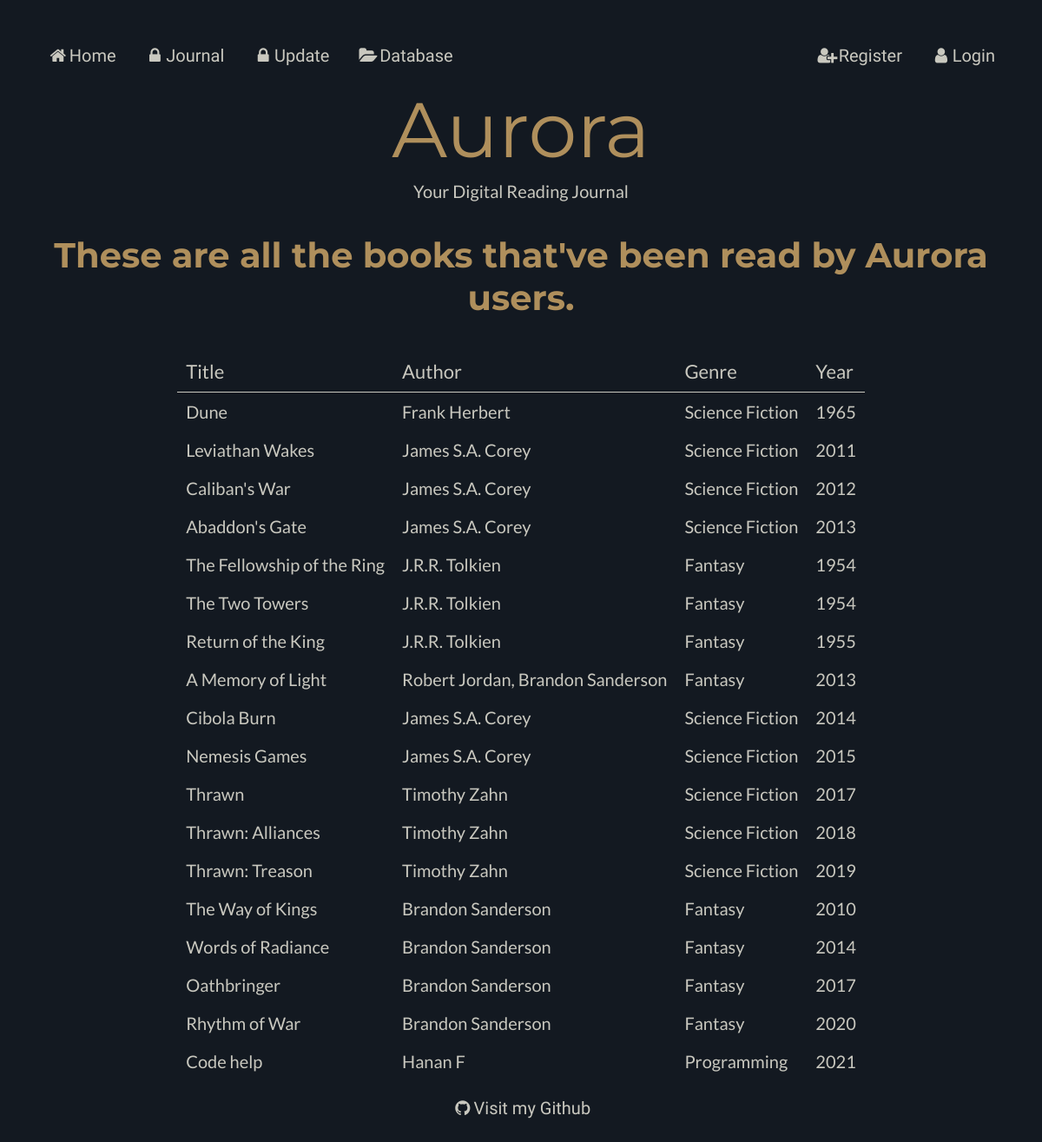
/books, run on the app's committed database.
### models.py (models this page shows)
class Books (db.Model):
    __tablename__ = "Books"
    bookid = db.Column(db.Integer, primary_key=True)
    title = db.Column(db.String(80))
    synopsis = db.Column(db.String(80))
    year = db.Column(db.String(80))
    authors = db.relationship("Authors", secondary=BooksAuthors, back_populates="books" )
    users = db.relationship("Users", secondary=BooksUsers, back_populates="books")
    genres = db.relationship("Genres", secondary=BooksGenres, back_populates="books")

### main.py (the view)
@app.route('/books')
def books():
    book = models.Books.query.all() #All books
    return render_template("allbooks.html", book=book, page_title="Books")

### main.py (called while the page is built)
@app.context_processor
def add_current_user():
    if session.get('user'): # if a user is logged in
        return dict(current_user=models.Users.query.get(session['user'])) # current user is equal to userinfo of user session
    return dict(current_user=None) # otherwise current user is none

### templates/allbooks.html
{% extends "layout.html" %}
{% block content %}
{% if current_user %}
<h1>Hey {{current_user.username}}, these are all the books read by Aurora users.</h1>
{% else %}
<h1>These are all the books that've been read by Aurora users.</h1>
{% endif %}
<table id="books">
        <tr>
            <th colspan = 1>Title</th>
            <th colspan = 1>Author</th>
            <th colspan = 1>Genre</th>
            <th colspan = 1>Year</th>
        </tr>
    {% for book in book %}
        <tr>
            <td> <a href="/book/{{ book.title }}"> {{ book.title }} </a></td>
            <td> <a href="/author/{{ book.authors|map(attribute='name')|join(', ') }}">{{ book.authors|map(attribute="name")|join(", ") }}</a></td>
            <td> <a href="/genre/{{ book.genres|map(attribute='name')|join(', ') }}"> {{ book.genres|map(attribute="name")|join(", ") }}</a></td>
            <td>{{ book.year }}</td>
        </tr>
    {% endfor %}
</table>
{% endblock %}

### templates/layout.html (shortened to what this page needs)
<!DOCTYPE html>
<html lang='en'>
    <head>
        <link rel="stylesheet" href="/static/styles.css">
        <link rel="stylesheet" href="https://cdnjs.cloudflare.com/ajax/libs/font-awesome/4.7.0/css/font-awesome.min.css">
    </head>
    <body>
        {% include "nav.html" %}
        <header>Aurora</header>
        <subhead>Your Digital Reading Journal</subhead>
        {% block content %}{% endblock %}
        {% include "footer.html" %}
    </body>
</html>

### templates/nav.html
<nav>
    <ul>
        <li><a href="/"><i class="fa fa-fw fa-home"></i>Home</a></li>
        {% if current_user %}
        <li><a href="/journal"><i class="fa fa-fw fa-book"></i>Journal</a></li>
        <li><a href="/update"><i class="fa fa-fw fa-edit"></i>Update</a></li>
        {% else %}
        <li><a href="/"><i class="fa fa-fw fa-lock"></i>Journal</a></li>
        <li><a href="/"><i class="fa fa-fw fa-lock"></i>Update</a></li>
        {% endif %}
        <li><a href="/books"><i class="fa fa-fw fa-folder-open"></i>Database</a></li>
        {% if current_user %}
        <li><a href="/logout"><i class="fa fa-fw fa-user-o"></i>Logout</a></li>
        <li><a><i class="fa fa-fw fa-user-circle"></i>Logged in as {{current_user.username}}</a></li>
        {% else %}
        <li><a href="/login"><i class="fa fa-fw fa-user"></i>Login</a></li>
        <li><a href="/signup"><i class="fa fa-fw fa-user-plus"></i>Register</a></li>
        {% endif %}
    </ul>
</nav>

### templates/footer.html
<footer>
    <a href="https://github.com/StephenHuang17253/aurora"><i class="fa fa-fw fa-github"></i>Visit my Github</a>
</footer>

### static/styles.css (style rules this page uses)
:root { --bg-color: #131921; --main-color: #af8f5c; --sub-color: #3a506c; --text-color: #c9c8bf; --button-color-green: #2E8B57; --button-color-red: #B22222; --font-aurora: "Montserrat"; --font-header: "Montserrat"; --font-body: "Lato"; --font-nav: "Julius Sans One"; }
html { height: 100%; }
body { font-family: var(--font-body); color: var(--text-color) ; font-size: 20px; background-color: var(--bg-color); padding: 30px; text-align: center; min-height: 100%; }
h1 { font-family: var(--font-header); color: var(--main-color) ; padding: 10px; }
header { font-family: var(--font-aurora); color: var(--main-color) ; font-size: 445%; padding: 5px; }
subhead { font-family: var(--font-body); padding: 10px; }
ul { list-style-type: none; margin: 0; padding: 0; overflow: hidden; font-family: var(--font-nav); }
li { float: left; }
li a { display: block; color: var(--text-color); text-align: center; padding: 14px 16px; text-decoration: none; }
li:nth-child(5) { float: right; }
li:last-child { float: right; }
table { border-collapse: collapse; margin: auto; text-align: left; }
th, td { text-align: left; padding: 10px; }
tr { text-align: left; }
th { font-family: var(--font-body);; font-weight: normal; font-size: 110%; color: var(--text-color); border-bottom: thin solid var(--text-color); }
a:link { color: var(--text-color); background-color: transparent; text-decoration: none; cursor: pointer; }
footer { padding-top: 20px; left: 0; bottom: 0; width: 100%; background-color: var(--bg-color); color: var(--text-color); text-align: center; font-family: var(--font-nav); }

### data on the page
Books: title "Dune", authors|map "Frank Herbert", genres|map "Science Fiction", year "1965"
Books: title "Leviathan Wakes", authors|map "James S.A. Corey", genres|map "Science Fiction", year "2011"
Books: title "Caliban's War", authors|map "James S.A. Corey", genres|map "Science Fiction", year "2012"
Books: title "Abaddon's Gate", authors|map "James S.A. Corey", genres|map "Science Fiction", year "2013"
Books: title "The Fellowship of the Ring", authors|map "J.R.R. Tolkien", genres|map "Fantasy", year "1954"
Books: title "The Two Towers", authors|map "J.R.R. Tolkien", genres|map "Fantasy", year "1954"
Books: title "Return of the King", authors|map "J.R.R. Tolkien", genres|map "Fantasy", year "1955"
Books: title "A Memory of Light", authors|map "Robert Jordan, Brandon Sanderson", genres|map "Fantasy", year "2013"
Books: title "Cibola Burn", authors|map "James S.A. Corey", genres|map "Science Fiction", year "2014"
Books: title "Nemesis Games", authors|map "James S.A. Corey", genres|map "Science Fiction", year "2015"
Books: title "Thrawn", authors|map "Timothy Zahn", genres|map "Science Fiction", year "2017"
Books: title "Thrawn: Alliances", authors|map "Timothy Zahn", genres|map "Science Fiction", year "2018"
Books: title "Thrawn: Treason", authors|map "Timothy Zahn", genres|map "Science Fiction", year "2019"
Books: title "The Way of Kings", authors|map "Brandon Sanderson", genres|map "Fantasy", year "2010"
Books: title "Words of Radiance", authors|map "Brandon Sanderson", genres|map "Fantasy", year "2014"
Books: title "Oathbringer", authors|map "Brandon Sanderson", genres|map "Fantasy", year "2017"
Books: title "Rhythm of War", authors|map "Brandon Sanderson", genres|map "Fantasy", year "2020"
Books: title "Code help", authors|map "Hanan F", genres|map "Programming", year "2021"
